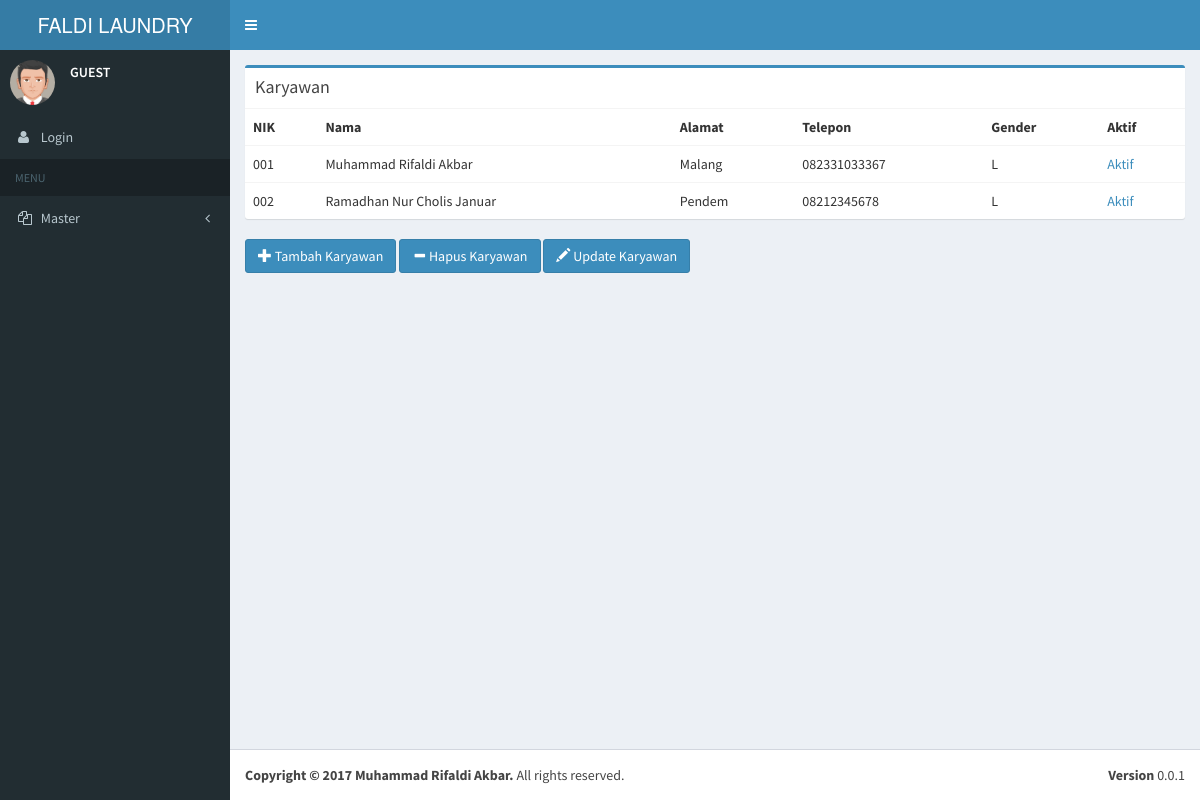
Page /Aplikasi/laundry/index.php?pages=karyawan on the committed database.
### tables this page shows
CREATE TABLE `karyawan` (
  `NIK` varchar(20) NOT NULL,
  `NmKaryawan` varchar(50) NOT NULL,
  `AlmtKaryawan` varchar(50) NOT NULL,
  `TelpKaryawan` varchar(20) NOT NULL,
  `GenderKaryawan` varchar(1) NOT NULL,
  `aktif` int(1) NOT NULL
);

### Aplikasi/laundry/pages/karyawan.php (the view, shortened to what this page needs)
<div class="row">
            <div class="col-xs-12">
              <div class="box box-primary">
                <div class="box-header">
                  <h3 class="box-title">Karyawan</h3>
                </div>
                <div class="box-body table-responsive no-padding">
                  <table class="table table-hover">
                    <tr>
                      <th>NIK</th>
                      <th>Nama</th>
                      <th>Alamat</th>
                      <th>Telepon</th>
                      <th>Gender</th>
					  <th>Aktif</th>
                    </tr>
					<?php
					include('koneksi.php');
					$query = mysqli_query($connection, 'SELECT * FROM karyawan');
					if($query)
					{
						while($row = mysqli_fetch_row($query))
						{
							?>
							<tr>
							<td><?php echo $row[0]; ?></td>
							<td><?php echo $row[1]; ?></td>
							<td><?php echo $row[2]; ?></td>
							<td><?php echo $row[3]; ?></td>
							<td><?php echo $row[4]; ?></td>
							<td><?php
							if($row[5] == 0)
							{
							?>
							<a href="pages/setaktif.php?id=<?php echo $row[0]; ?>">Tidak Aktif</a>
							<?php
							}
							else
							{
							?>
							<a href="pages/setinaktif.php?id=<?php echo $row[0]; ?>">Aktif</a>
							<?php
							}
							?>
							</td>
							</tr>
							<?php
						}
					}
					?>
                  </table>
                </div>
              </div>
			  <a class="btn btn-primary" href="?pages=tambahkaryawan"><span class="glyphicon glyphicon-plus"></span> Tambah Karyawan</a>
			  <a class="btn btn-primary" href="?pages=hapuskaryawan"><span class="glyphicon glyphicon-minus"></span> Hapus Karyawan</a>
			  <a class="btn btn-primary" href="?pages=updatekaryawan"><span class="glyphicon glyphicon-pencil"></span> Update Karyawan</a>
            </div>
          </div>

### rows in the picture
karyawan: NIK "001", NmKaryawan "Muhammad Rifaldi Akbar", AlmtKaryawan "Malang", TelpKaryawan "082331033367", GenderKaryawan "L"
karyawan: NIK "002", NmKaryawan "Ramadhan Nur Cholis Januar", AlmtKaryawan "Pendem", TelpKaryawan "08212345678", GenderKaryawan "L"
